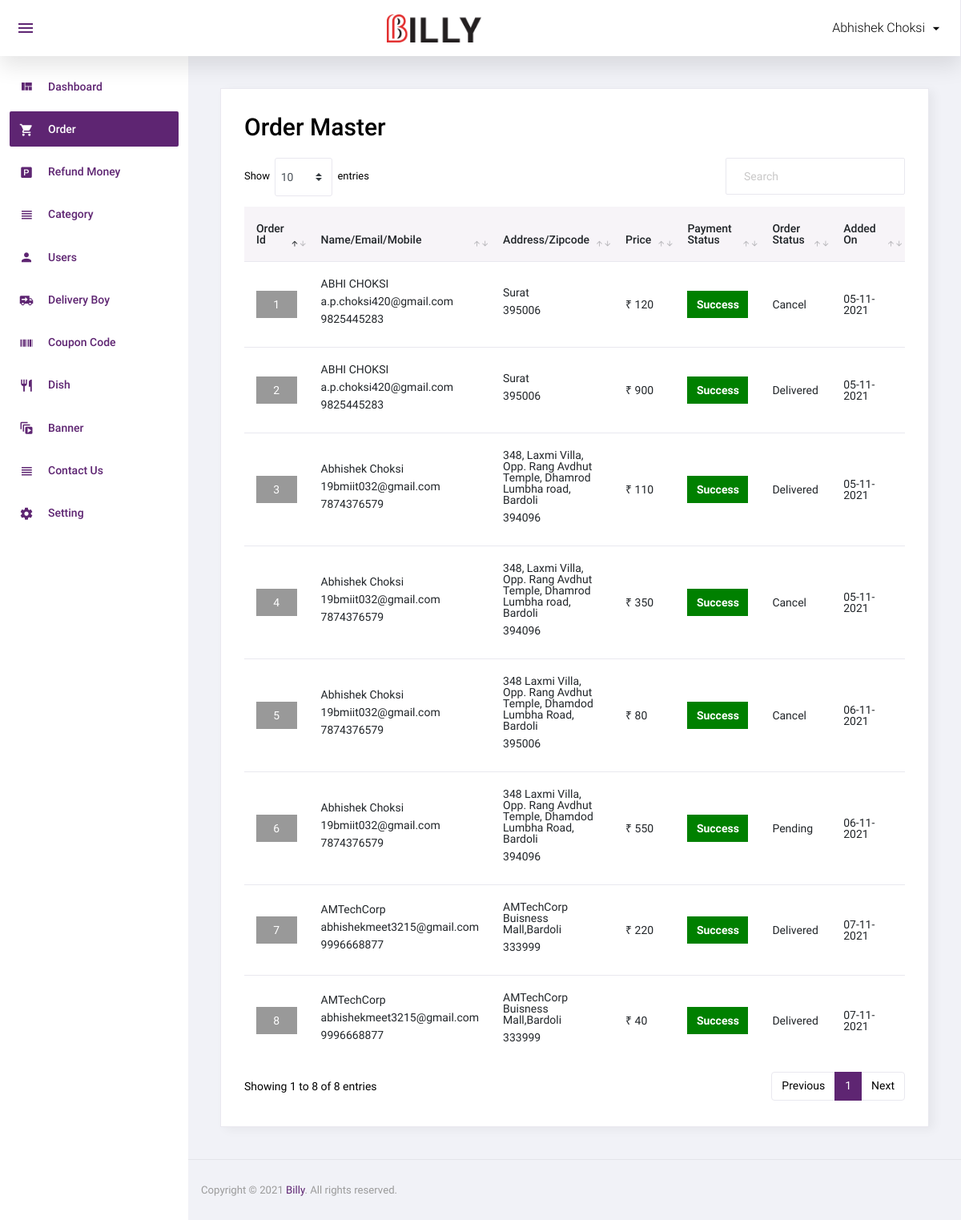
/admin/order.php (signed in), run on an earlier commit of the app's database.
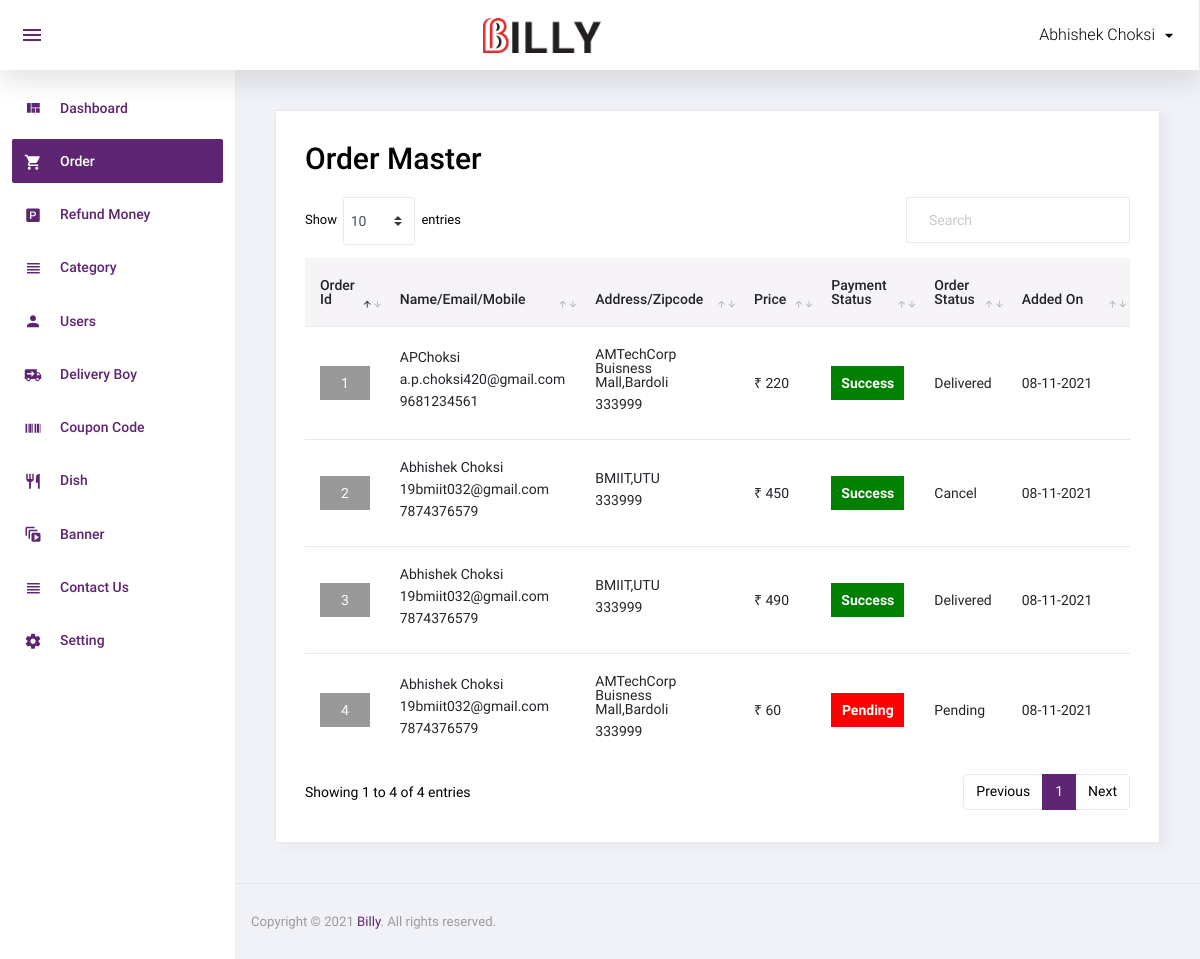
And on a later commit of the database.
### tables this page shows
CREATE TABLE IF NOT EXISTS `order_master` (
  `id` int NOT NULL AUTO_INCREMENT,
  `user_id` int NOT NULL,
  `name` varchar(50) NOT NULL,
  `email` varchar(50) NOT NULL,
  `mobile` varchar(50) NOT NULL,
  `address` text NOT NULL,
  `total_price` float NOT NULL,
  `final_price` float NOT NULL,
  `coupon_code` varchar(20) NOT NULL,
  `zipcode` int NOT NULL,
  `delivery_boy_id` int NOT NULL,
  `payment_status` varchar(20) NOT NULL,
  `payment_type` varchar(10) NOT NULL,
  `payment_id` varchar(100) NOT NULL,
  `order_status` int NOT NULL,
  `cancel_by` enum('user','admin') NOT NULL,
  `cancel_at` datetime NOT NULL,
  `added_on` datetime NOT NULL,
  `delivered_on` datetime NOT NULL,
  `refund_status` int NOT NULL,
  PRIMARY KEY (`id`)
);

CREATE TABLE IF NOT EXISTS `order_status` (
  `id` int NOT NULL AUTO_INCREMENT,
  `order_status` varchar(50) NOT NULL,
  PRIMARY KEY (`id`)
);

### admin/order.php (the view, shortened to what this page needs)
<?php
include('top.php');
$sql = "select order_master.*,order_status.order_status as order_status_str from order_master,order_status where order_master.order_status=order_status.id order by order_master.id desc";
$res = mysqli_query($con, $sql);
?>
<div class="card">
	<div class="card-body">
		<h1 class="grid_title">Order Master</h1>
		<div class="row grid_box">
			<div class="col-12">
				<div class="table-responsive">
					<table id="order-listing" class="table">
						<thead>
							<tr>
								<th width="5%">Order Id</th>
								<th width="20%">Name/Email/Mobile</th>
								<th width="20%">Address/Zipcode</th>
								<th width="5%">Price</th>
								<th width="10%">Payment Status</th>
								<th width="10%">Order Status</th>
								<th width="20%">Added On</th>
							</tr>
						</thead>
						<tbody>
							<?php if (mysqli_num_rows($res) > 0) {
								while ($row = mysqli_fetch_assoc($res)) {
							?>
									<tr>
										<td>
											<div class="div_order_id">
												<a href="order_detail.php?id=<?php echo $row['id'] ?>"><?php echo $row['id'] ?></a>
											</div>
										</td>
										<td>
											<p><?php echo $row['name'] ?></p>
											<p><?php echo $row['email'] ?></p>
											<p><?php echo $row['mobile'] ?></p>
										<td>
											<p><?php echo $row['address'] ?></p>
											<p><?php echo $row['zipcode'] ?></p>
										</td>
										<td style="font-size:14px;">₹ <?php echo $row['total_price'] ?><br />
										</td>
										<td>
											<div class="payment_status payment_status_<?php echo $row['payment_status'] ?>"><?php echo ucfirst($row['payment_status']) ?></div>
										</td>
										<td><?php echo $row['order_status_str'] ?></td>
										<td>
											<?php
											$dateStr = strtotime($row['added_on']);
											echo date('d-m-Y', $dateStr)
											?>
										</td>
									</tr>
								<?php
								}
							} else { ?>
								<tr>
									<td colspan="5">No data found</td>
								</tr>
							<?php } ?>
						</tbody>
					</table>
				</div>
			</div>
		</div>
	</div>
</div>
<?php include('footer.php'); ?>

### admin/top.php (shortened to what this page needs)
<!DOCTYPE html>
<html lang="en">
<head>
  <link rel="stylesheet" href="assets/css/materialdesignicons.min.css">
  <link rel="stylesheet" href="assets/css/vendor.bundle.base.css">
  <link rel="stylesheet" href="assets/css/dataTables.bootstrap4.css">
  <link rel="stylesheet" href="assets/css/bootstrap-datepicker.min.css">
  <link rel="stylesheet" href="assets/css/style.css">
</head>
<body class="sidebar-light">
  <div class="container-scroller">
    <nav class="navbar col-lg-12 col-12 p-0 fixed-top d-flex flex-row">
      <div class="navbar-menu-wrapper d-flex align-items-stretch justify-content-between">
        <ul class="navbar-nav mr-lg-2 d-none d-lg-flex">
          <li class="nav-item nav-toggler-item">
            <button class="navbar-toggler align-self-center" type="button" data-toggle="minimize">
              <span class="mdi mdi-menu"></span>
            </button>
          </li>
        </ul>
        <div class="text-center navbar-brand-wrapper d-flex align-items-center justify-content-center">
          <a class="navbar-brand brand-logo" href="index.php"><img src="http://127.0.0.1/food_ordering/assets/img/logo/logo.png" alt="logo" style="height: 35px;width: 118px;" /></a>
        </div>
        <ul class="navbar-nav navbar-nav-right">
          <li class="nav-item nav-profile dropdown">
            <a class="nav-link dropdown-toggle" href="#" data-toggle="dropdown" id="profileDropdown">
              <span class="nav-profile-name"><?php echo $_SESSION['ADMIN_USER'] ?></span>
            </a>
          </li>
        </ul>
      </div>
    </nav>
    <div class="container-fluid page-body-wrapper">
      <nav class="sidebar sidebar-offcanvas" id="sidebar">
        <ul class="nav">
          <li class="nav-item">
            <a class="nav-link" href="index.php">
              <i class="mdi mdi-view-quilt menu-icon"></i>
              <span class="menu-title">Dashboard</span>
            </a>
          </li>
          <li class="nav-item">
            <a class="nav-link" href="order.php">
              <i class="mdi mdi-cart menu-icon"></i>
              <span class="menu-title">Order</span>
            </a>
          </li>
          <li class="nav-item">
            <a class="nav-link" href="refund_money.php">
              <i class="mdi mdi-file-powerpoint-box menu-icon"></i>
              <span class="menu-title">Refund Money</span>
            </a>
          </li>
          <li class="nav-item">
            <a class="nav-link" href="category.php">
              <i class="mdi mdi-view-headline menu-icon"></i>
              <span class="menu-title">Category</span>
            </a>
          </li>
          <li class="nav-item">
            <a class="nav-link" href="user.php">
              <i class="mdi mdi-account menu-icon"></i>
              <span class="menu-title">Users</span>
            </a>
          </li>
          <li class="nav-item">
            <a class="nav-link" href="delivery_boy.php">
              <i class="mdi mdi-truck-delivery menu-icon"></i>
              <span class="menu-title">Delivery Boy</span>
            </a>
          </li>
          <li class="nav-item">
            <a class="nav-link" href="coupon_code.php">
              <i class="mdi mdi-barcode menu-icon"></i>
              <span class="menu-title">Coupon Code</span>
            </a>
          </li>
          <li class="nav-item">
            <a class="nav-link" href="dish.php">
              <i class="mdi mdi-silverware-fork-knife menu-icon"></i>
              <span class="menu-title">Dish</span>
            </a>
          </li>
          <li class="nav-item">
            <a class="nav-link" href="banner.php">
              <i class="mdi mdi-animation-play menu-icon"></i>
              <span class="menu-title">Banner</span>
            </a>
          </li>
          <li class="nav-item">
            <a class="nav-link" href="contact_us.php">
              <i class="mdi mdi-view-headline menu-icon"></i>
              <span class="menu-title">Contact Us</span>
            </a>
          </li>
          <li class="nav-item">
            <a class="nav-link" href="setting.php">
              <i class="mdi mdi-settings menu-icon"></i>
              <span class="menu-title">Setting</span>
            </a>
          </li>
        </ul>
      </nav>
      <div class="main-panel">
        <div class="content-wrapper">

### admin/footer.php (shortened to what this page needs)
</div>
        <footer class="footer">
          <div class="d-sm-flex justify-content-center justify-content-sm-between">
            <span class="text-muted text-center text-sm-left d-block d-sm-inline-block">Copyright © 2021 <a href="" target="_blank">Billy</a>. All rights reserved.</span>
          </div>
        </footer>
      </div>
    </div>
  </div>
</body>
</html>

What changed in the data, as far as the page shows it:
removed order_master: id "8", name "AMTechCorp", email "abhishekmeet3215@gmail.com", mobile "9996668877", address "AMTechCorp Buisness Mall,Bardoli", zipcode "333999", total_price "40", payment_status "Success", order_status.order_status "Delivered", added_on "07-11-2021"
removed order_master: id "7", name "AMTechCorp", email "abhishekmeet3215@gmail.com", mobile "9996668877", address "AMTechCorp Buisness Mall,Bardoli", zipcode "333999", total_price "220", payment_status "Success", order_status.order_status "Delivered", added_on "07-11-2021"
removed order_master: id "6", name "Abhishek Choksi", email "19bmiit032@gmail.com", mobile "7874376579", address "348 Laxmi Villa, Opp. Rang Avdhut Temple, Dhamdod Lumbha Road, Bardoli", zipcode "394096", total_price "550", payment_status "Success", order_status.order_status "Pending", added_on "06-11-2021"
removed order_master: id "5", name "Abhishek Choksi", email "19bmiit032@gmail.com", mobile "7874376579", address "348 Laxmi Villa, Opp. Rang Avdhut Temple, Dhamdod Lumbha Road, Bardoli", zipcode "395006", total_price "80", payment_status "Success", order_status.order_status "Cancel", added_on "06-11-2021"
changed order_master id 4: address "348, Laxmi Villa, Opp. Rang Avdhut Temple, Dhamrod Lumbha road, Bardoli" → "AMTechCorp Buisness Mall,Bardoli"; zipcode "394096" → "333999"; total_price "350" → "60"; payment_status "Success" → "Pending"; order_status.order_status "Cancel" → "Pending"; added_on "05-11-2021" → "08-11-2021"
changed order_master id 3: address "348, Laxmi Villa, Opp. Rang Avdhut Temple, Dhamrod Lumbha road, Bardoli" → "BMIIT,UTU"; zipcode "394096" → "333999"; total_price "110" → "490"; added_on "05-11-2021" → "08-11-2021"
changed order_master id 2: name "ABHI CHOKSI" → "Abhishek Choksi"; email "a.p.choksi420@gmail.com" → "19bmiit032@gmail.com"; mobile "9825445283" → "7874376579"; address "Surat" → "BMIIT,UTU"; zipcode "395006" → "333999"; total_price "900" → "450"; order_status.order_status "Delivered" → "Cancel"; added_on "05-11-2021" → "08-11-2021"
changed order_master "a.p.choksi420@gmail.com": name "ABHI CHOKSI" → "APChoksi"; mobile "9825445283" → "9681234561"; address "Surat" → "AMTechCorp Buisness Mall,Bardoli"; zipcode "395006" → "333999"; total_price "120" → "220"; order_status.order_status "Cancel" → "Delivered"; added_on "05-11-2021" → "08-11-2021"
Also different on the page:
text written by a page script: "Show entries Showing 1 to 8 of 8 entries Previous 1 Next" → "Show entries Showing 1 to 4 of 4 entries Previous 1 Next"
